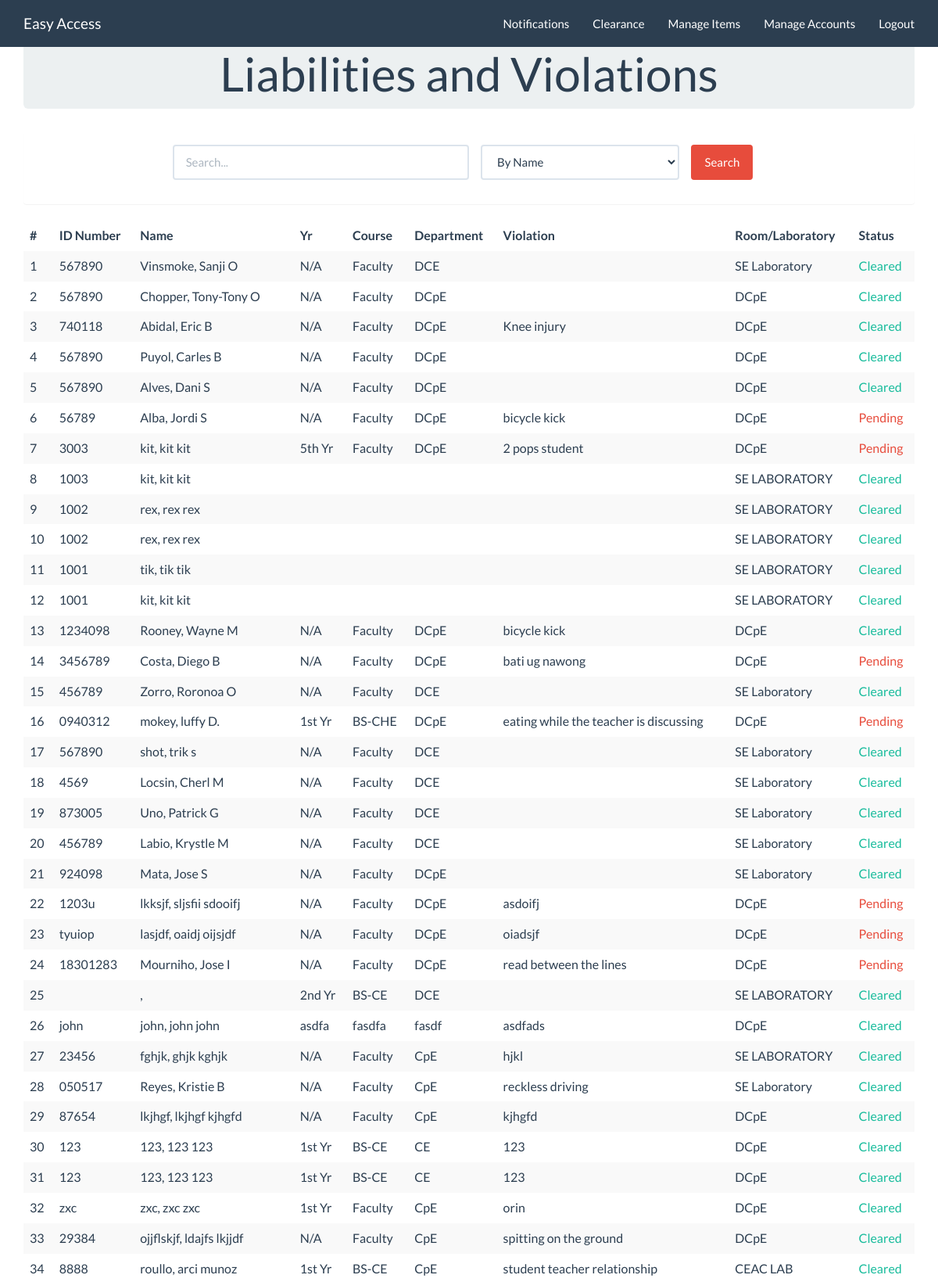
The app's page /index.php/c_clear/viewall (upper part) with its own data.
### tables this page shows
CREATE TABLE `student` (
  `id` int(11) NOT NULL,
  `u_id` varchar(45) NOT NULL,
  `lastname` varchar(45) NOT NULL,
  `name` varchar(45) NOT NULL,
  `middlename` varchar(45) NOT NULL,
  `year` varchar(11) NOT NULL,
  `course` varchar(45) NOT NULL,
  `department` varchar(45) NOT NULL,
  `violation` varchar(45) NOT NULL,
  `laboratory` varchar(45) NOT NULL,
  `status` varchar(45) NOT NULL,
  `dateviolate` timestamp NOT NULL DEFAULT CURRENT_TIMESTAMP
);

### application/controllers/c_clear.php (called while the page is built, shortened)
<?php
class c_clear extends CI_Controller {
	public function __construct()
	 {
				$this->load->view('admin/head');
				$this->load->view('templates/header');
		}
	public function viewall()
	{
		$data['x'] = $this->clearancedb->showvio('');
		$this->load->view('clearance/v_viewall',$data);
	}
}
?>

### index.php (called while the page is built, shortened)
<?php
require_once BASEPATH.'core/CodeIgniter.php';

### application/models/clearancedb.php (called while the page is built, shortened)
<?php
class clearancedb extends CI_Model {
        public function showvio($status)
        {
          $this->db->order_by('dateviolate','desc');
          if($status==""){
              $this->db->where('violation !=','Unreturned Item');
              $query = $this->db->get('student');
          }else{
              $this->db->where('status',$status);
              $query = $this->db->get('student');
          }
          $data = $query->result_array();
        return $data;
        }
}
?>

### application/views/clearance/v_viewall.php (the view)
<div class="container">
<div class="starter-template">
  <div class="jumbotron">
        <center><h1>Liabilities and Violations</h1>  </center>
    </div>
    <div class="panel">
        <div class="panel-body">
          <?php
          $attributes = array("class" => "form-horizontal", "role" => "form", "id" => "searchform", "name" => "searchform");
          echo form_open("", $attributes);?>
              <div class="form-group">
                  <div class="col-md-4 col-sm-offset-2" style="padding:0;">
                      <input class="form-control" id="name_search" name="name_search" placeholder="Search..." type="text" value="<?php echo set_value('name_search'); ?>" />
                  </div>
                  <div class="col-xs-3">
                            <?php
                              $data = array(
                                        'name'  => 'By Name',
                                        'u_id' => 'By ID number',
                                        'year'  => 'by Year Level',
                                        'course' => 'by Course',
                                        'department'  => 'by Department',
                                        'laboratory' => 'by Room/Laboratory',
                                        'status'  => 'by Status'
                              );
                              echo form_dropdown('searchBy',$data,set_value('searchBy'),'class="form-control"');
                            ?>
                  </div>
                  <div class="col-xs-2" style="padding:0;">
                    <input id="btn_search" name="btn_search" type="submit" class="btn btn-danger" value="Search"/>
                  </div>
              </div>
          <?php echo form_close(); ?>
          </div>
    </div>
          <?php if (!$x): ?>
              <h2 style="margin-top:50px;text-align:center">No Violations Found</h2>
          <?php else: ?>
            <div class="table-responsive">
              <table class="table table-striped">
                <thead>
                  <tr>
                    <th>#</th>
                    <th>ID Number</th>
                    <th>Name</th>
                    <th>Yr</th>
                    <th>Course</th>
                    <th>Department</th>
                    <th>Violation</th>
                    <th>Room/Laboratory</th>
                    <th>Status</th>
                  </tr>
                </thead>
                <tbody>
                <?php
                $c=1;
                foreach ($x as $row) {
                  if($row['status']=="Cleared")
                    $txt = "success";
                  else
                    $txt = "danger";
                echo "<tr>
                    <td>".$c."</td>
                    <td>".$row['u_id']."</td>
                    <td>".$row['lastname'].","." ".$row['name']." ".$row['middlename']."</td>
                    <td>".$row['year']."</td>
                    <td>".$row['course']."</td>
                    <td>".$row['department']."</td>
                    <td>".$row['violation']."</td>
                    <td>".$row['laboratory']."</td>
                    <td class='text-".$txt."'>".$row['status']."</td>
                  </tr>";
                  $c++;
                  }?>
                </tbody>
              </table>
            </div>
          <?php endif ?>
   </div>
</div>

### records on screen
student: u "567890", lastname "Vinsmoke", name "Sanji", middlename "O", year "N/A", course "Faculty", department "DCE", laboratory "SE Laboratory", status "Cleared"
student: u "567890", lastname "Chopper", name "Tony-Tony", middlename "O", year "N/A", course "Faculty", department "DCpE", laboratory "DCpE", status "Cleared"
student: u "740118", lastname "Abidal", name "Eric", middlename "B", year "N/A", course "Faculty", department "DCpE", violation "Knee injury", laboratory "DCpE", status "Cleared"
student: u "567890", lastname "Puyol", name "Carles", middlename "B", year "N/A", course "Faculty", department "DCpE", laboratory "DCpE", status "Cleared"
student: u "567890", lastname "Alves", name "Dani", middlename "S", year "N/A", course "Faculty", department "DCpE", laboratory "DCpE", status "Cleared"
student: u "56789", lastname "Alba", name "Jordi", middlename "S", year "N/A", course "Faculty", department "DCpE", violation "bicycle kick", laboratory "DCpE", status "Pending"
student: u "3003", lastname "kit", name "kit", middlename "kit", year "5th Yr", course "Faculty", department "DCpE", violation "2 pops student", laboratory "DCpE", status "Pending"
student: u "1003", lastname "kit", name "kit", middlename "kit", laboratory "SE LABORATORY", status "Cleared"
student: u "1002", lastname "rex", name "rex", middlename "rex", laboratory "SE LABORATORY", status "Cleared"
student: u "1002", lastname "rex", name "rex", middlename "rex", laboratory "SE LABORATORY", status "Cleared"
student: u "1001", lastname "tik", name "tik", middlename "tik", laboratory "SE LABORATORY", status "Cleared"
student: u "1001", lastname "kit", name "kit", middlename "kit", laboratory "SE LABORATORY", status "Cleared"
student: u "1234098", lastname "Rooney", name "Wayne", middlename "M", year "N/A", course "Faculty", department "DCpE", violation "bicycle kick", laboratory "DCpE", status "Cleared"
student: u "3456789", lastname "Costa", name "Diego", middlename "B", year "N/A", course "Faculty", department "DCpE", violation "bati ug nawong", laboratory "DCpE", status "Pending"
student: u "456789", lastname "Zorro", name "Roronoa", middlename "O", year "N/A", course "Faculty", department "DCE", laboratory "SE Laboratory", status "Cleared"
student: u "0940312", lastname "mokey", name "luffy", middlename "D.", year "1st Yr", course "BS-CHE", department "DCpE", violation "eating while the teacher is discussing", laboratory "DCpE", status "Pending"
student: u "567890", lastname "shot", name "trik", middlename "s", year "N/A", course "Faculty", department "DCE", laboratory "SE Laboratory", status "Cleared"
student: u "4569", lastname "Locsin", name "Cherl", middlename "M", year "N/A", course "Faculty", department "DCE", laboratory "SE Laboratory", status "Cleared"
student: u "873005", lastname "Uno", name "Patrick", middlename "G", year "N/A", course "Faculty", department "DCE", laboratory "SE Laboratory", status "Cleared"
student: u "456789", lastname "Labio", name "Krystle", middlename "M", year "N/A", course "Faculty", department "DCE", laboratory "SE Laboratory", status "Cleared"
student: u "924098", lastname "Mata", name "Jose", middlename "S", year "N/A", course "Faculty", department "DCpE", laboratory "SE Laboratory", status "Cleared"
student: u "1203u", lastname "lkksjf", name "sljsfii", middlename "sdooifj", year "N/A", course "Faculty", department "DCpE", violation "asdoifj", laboratory "DCpE", status "Pending"
student: u "tyuiop", lastname "lasjdf", name "oaidj", middlename "oijsjdf", year "N/A", course "Faculty", department "DCpE", violation "oiadsjf", laboratory "DCpE", status "Pending"
student: u "18301283", lastname "Mourniho", name "Jose", middlename "I", year "N/A", course "Faculty", department "DCpE", violation "read between the lines", laboratory "DCpE", status "Pending"
student: year "2nd Yr", course "BS-CE", department "DCE", laboratory "SE LABORATORY", status "Cleared"
student: u "john", lastname "john", name "john", middlename "john", year "asdfa", course "fasdfa", department "fasdf", violation "asdfads", laboratory "DCpE", status "Cleared"
student: u "23456", lastname "fghjk", name "ghjk", middlename "kghjk", year "N/A", course "Faculty", department "CpE", violation "hjkl", laboratory "SE LABORATORY", status "Cleared"
student: u "050517", lastname "Reyes", name "Kristie", middlename "B", year "N/A", course "Faculty", department "CpE", violation "reckless driving", laboratory "SE Laboratory", status "Cleared"
student: u "87654", lastname "lkjhgf", name "lkjhgf", middlename "kjhgfd", year "N/A", course "Faculty", department "CpE", violation "kjhgfd", laboratory "DCpE", status "Cleared"
student: u "123", lastname "123", name "123", middlename "123", year "1st Yr", course "BS-CE", department "CE", violation "123", laboratory "DCpE", status "Cleared"
student: u "123", lastname "123", name "123", middlename "123", year "1st Yr", course "BS-CE", department "CE", violation "123", laboratory "DCpE", status "Cleared"
student: u "zxc", lastname "zxc", name "zxc", middlename "zxc", year "1st Yr", course "Faculty", department "CpE", violation "orin", laboratory "DCpE", status "Cleared"
student: u "29384", lastname "ojjflskjf", name "ldajfs", middlename "lkjjdf", year "N/A", course "Faculty", department "CpE", violation "spitting on the ground", laboratory "DCpE", status "Cleared"
student: u "8888", lastname "roullo", name "arci", middlename "munoz", year "1st Yr", course "BS-CE", department "CpE", violation "student teacher relationship", laboratory "CEAC LAB", status "Cleared"

### other values on screen
anchor('account/index','Easy Access','class="navbar-brand"') "Easy Access"
anchor('c_clear/sVio', 'Clearance') "Clearance"
anchor('item_admin/ItemSearch','Manage Items') "Manage Items"
anchor('admin/sUser','Manage Accounts') "Manage Accounts"
